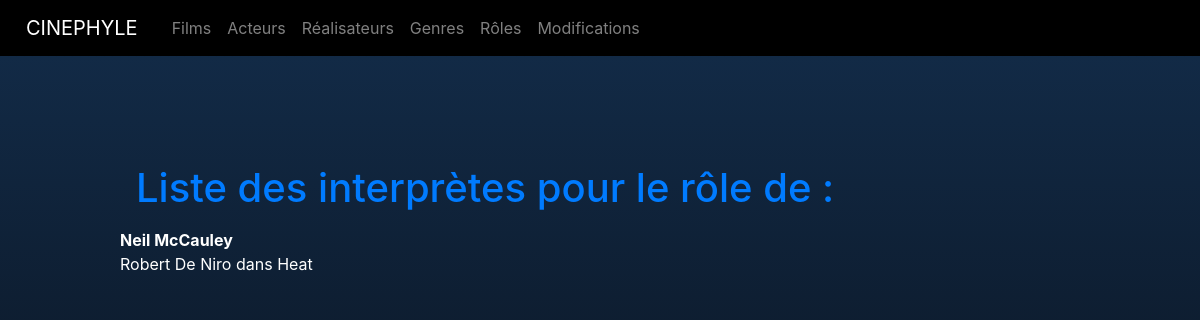
The page /appli/index.php?action=detailsRole&id=1 on the database its author committed.
### tables this page shows
CREATE TABLE IF NOT EXISTS `role` (
  `id_role` int NOT NULL AUTO_INCREMENT,
  `role` varchar(50) DEFAULT NULL,
  PRIMARY KEY (`id_role`)
);

CREATE TABLE IF NOT EXISTS `acteur` (
  `id_acteur` int NOT NULL AUTO_INCREMENT,
  `id_personne` int NOT NULL,
  PRIMARY KEY (`id_acteur`),
  KEY `id_personne` (`id_personne`),
  CONSTRAINT `acteur_ibfk_1` FOREIGN KEY (`id_personne`) REFERENCES `personne` (`id_personne`)
);

CREATE TABLE IF NOT EXISTS `film` (
  `id_film` int NOT NULL AUTO_INCREMENT,
  `titre` varchar(255) DEFAULT NULL,
  `date_sortie_france` date DEFAULT NULL,
  `duree` int DEFAULT NULL,
  `resume` text,
  `note` int DEFAULT NULL,
  `affiche` varchar(255) DEFAULT NULL,
  `id_real` int NOT NULL,
  PRIMARY KEY (`id_film`),
  KEY `id_real` (`id_real`),
  CONSTRAINT `film_ibfk_1` FOREIGN KEY (`id_real`) REFERENCES `realisateur` (`id_real`)
);

### appli/controller/RoleController.php (called while the page is built, shortened)
<?php
class RoleController {
    public function detailsRole($id) {
        $pdo = Connect::seConnecter();
        $requeteHisto = $pdo->prepare("
            SELECT
            CONCAT(prenom, ' ',nom) AS acteur,
            acteur.id_acteur,
            film.id_film,
            titre
            FROM casting
            INNER JOIN Role on casting.id_Role = Role.id_Role
            INNER JOIN film on casting.id_film = film.id_film
            INNER JOIN acteur on casting.id_acteur = acteur.id_acteur
            INNER JOIN personne on acteur.id_personne = personne.id_personne
            where role.id_role = :id
            ");
            $requeteHisto->execute([":id" => $id]);
            $requeteNomRole = $pdo->prepare("
            SELECT
            role
            FROM role
            where role.id_role = :id
            ");
            $requeteNomRole->execute([":id" => $id]);
            require "view/Roles/detailsRole.php";
        }
}

### appli/view/Roles/detailsRole.php (the view, shortened to what this page needs)
<?php
$titre_secondaire = "Liste des interprètes pour le rôle de :";
?>
<h1><a class="nav-link" href="index.php?action=listRoles"><?= $titre_secondaire ?></a></h1>
<div>
    <table>
        <thead>
            <tr>
                <th scope="row" colspan="2"><?= $requeteNomRole->fetch()['role']?></th>
            </tr>
        </thead>
        <tbody>
            <?php
            foreach($requeteHisto->fetchAll() as $historique) { ?>
                    <tr>
                        <td>
                            <a class="filmLink" href="index.php?action=detailsActeur&id=<?= $historique['id_acteur']?>"><?= $historique['acteur']?></a>
                                dans
                            <a class="filmLink" href="index.php?action=detailsFilm&id=<?= $historique['id_film']?>"><?= $historique['titre']?></a>
                        </td>
                    </tr>
            <?php } ?>
        </tbody>
    </table>
</div>
<?php
require "view/template.php" ;

### appli/public/css/main.css (style rules this page uses)
* { padding: 0; margin: 0; vertical-align: top; box-sizing: border-box; font-family: 'Inter', sans-serif;; }
a { color: #ffffff; }
.filmLink { color: #ffffff; text-decoration: none; }

### rows shown on the page
role: role "Neil McCauley"
acteur: acteur "Robert De Niro", film.titre "Heat"

### other values the page prints
$titre_secondaire "Liste des interprètes pour le rôle de :"
